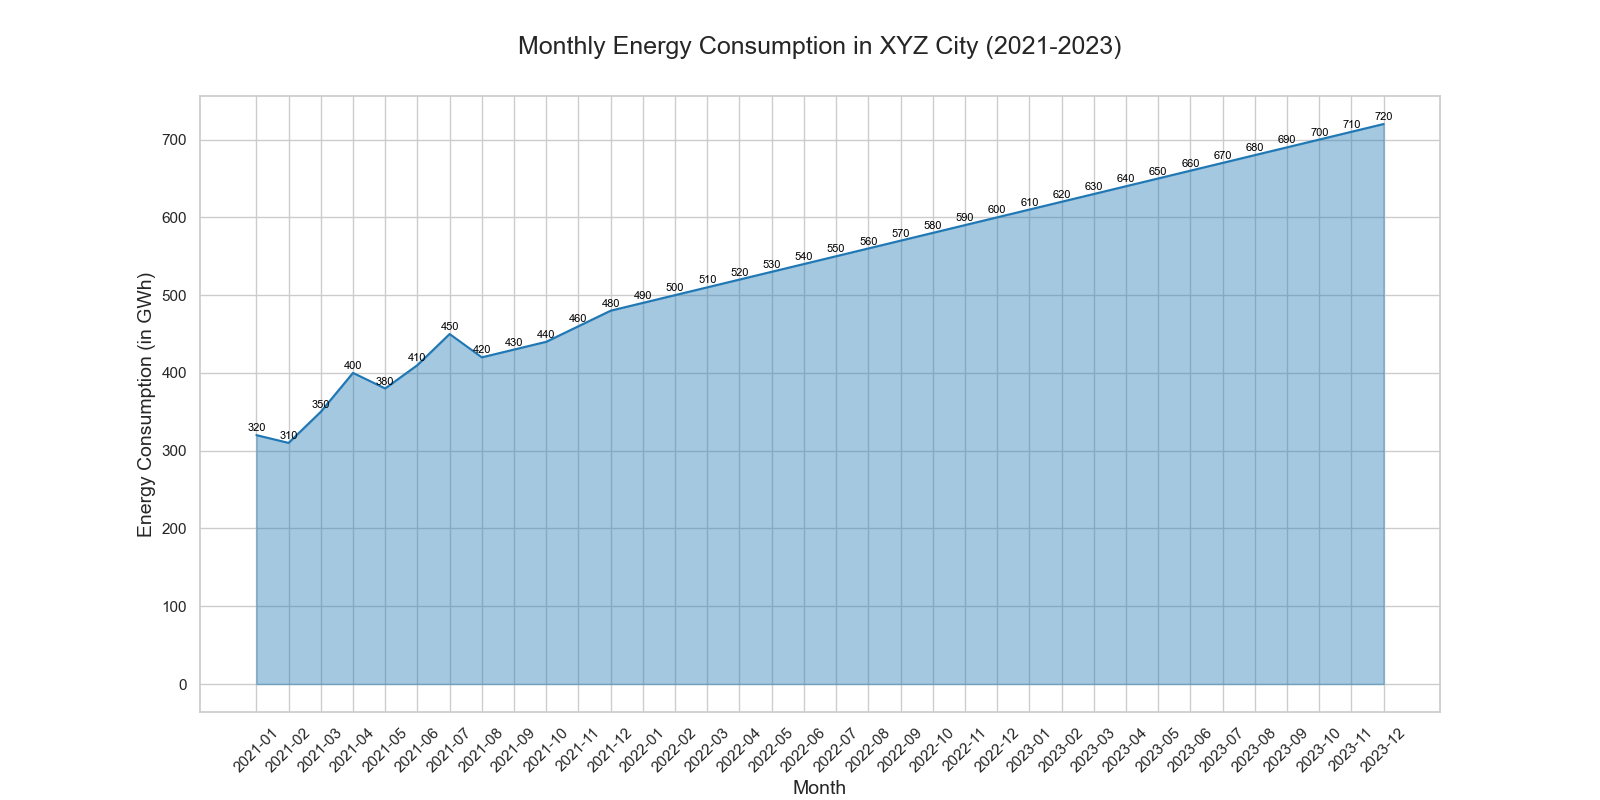

Generate this figure with Python:

import matplotlib.pyplot as plt
import seaborn as sns
import pandas as pd

# Data
data = {
    'Month': ['2021-01', '2021-02', '2021-03', '2021-04', '2021-05', '2021-06', '2021-07', '2021-08', '2021-09', '2021-10', '2021-11', '2021-12', 
              '2022-01', '2022-02', '2022-03', '2022-04', '2022-05', '2022-06', '2022-07', '2022-08', '2022-09', '2022-10', '2022-11', '2022-12',
              '2023-01', '2023-02', '2023-03', '2023-04', '2023-05', '2023-06', '2023-07', '2023-08', '2023-09', '2023-10', '2023-11', '2023-12'],
    'Energy Consumption': [320, 310, 350, 400, 380, 410, 450, 420, 430, 440, 460, 480, 490, 500, 510, 520, 530, 540, 550, 560, 570, 580, 590, 600, 
                           610, 620, 630, 640, 650, 660, 670, 680, 690, 700, 710, 720]
}

df = pd.DataFrame(data)

# Plot
plt.figure(figsize=(16, 8))
sns.set(style="whitegrid")

colors = ["#1f77b4"]

area_plot = sns.lineplot(data=df, x='Month', y='Energy Consumption', color=colors[0])
area_plot.fill_between(df['Month'], df['Energy Consumption'], alpha=0.4, color=colors[0])

for index, row in df.iterrows():
    plt.text(index, row['Energy Consumption'] + 5, round(row['Energy Consumption'], 2), 
             color='black', ha="center", fontsize=8)

plt.title('Monthly Energy Consumption in XYZ City (2021-2023)', fontsize=18, pad=30)
plt.xlabel('Month', fontsize=14)
plt.ylabel('Energy Consumption (in GWh)', fontsize=14)
plt.xticks(rotation=45)

plt.show()
